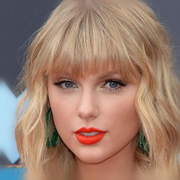
#> input picture docs/assets/v5_ear_source_example.png, 180 x 180 px
$ python render_v5_ear_detail_diagram.py
#> lines starting #> are read from the running program, lines starting #| are printed output that depends on the picture
"""Render the compact paper subfigure for the v5 earring recovery module."""

from math import atan2, cos, pi, sin
from pathlib import Path

from PIL import Image, ImageDraw, ImageFont, ImageOps

ROOT = Path(__file__).resolve().parents[1]
OUT = ROOT / "docs" / "assets" / "v5_ear_detail_restoration.png"
SOURCE = ROOT / "docs" / "assets" / "v5_ear_source_example.png"
S = 2
GREEN, DARK, MUTED, BLUE = "#147f5e", "#26353c", "#52636c", "#7a9fc4"


def f(size, bold=False):
    return ImageFont.truetype("arialbd.ttf" if bold else "arial.ttf", size * S)


def p(xy):
    return tuple(round(v * S) for v in xy)


def txt(d, xy, value, size=11, fill=DARK, bold=False, anchor=None):
    d.text(p(xy), value, font=f(size, bold), fill=fill, anchor=anchor)


def box(d, xy, fill, outline=None, width=1, radius=0):
    d.rounded_rectangle(p(xy), radius=radius * S, fill=fill, outline=outline, width=width * S)


def line(d, points, fill=GREEN, width=2, dash=None):
    points = [p(pt) for pt in points]
    if not dash:
        d.line(points, fill=fill, width=width * S, joint="curve")
        return
    for a, b in zip(points, points[1:]):
        dx, dy = b[0] - a[0], b[1] - a[1]
        length = (dx * dx + dy * dy) ** 0.5
        if length == 0:
            continue
        ux, uy, cur, i, draw = dx / length, dy / length, 0.0, 0, True
        while cur < length:
            nxt = min(length, cur + dash[i % len(dash)] * S)
            if draw:
                d.line(((round(a[0] + ux * cur), round(a[1] + uy * cur)),
                        (round(a[0] + ux * nxt), round(a[1] + uy * nxt))), fill=fill, width=width * S)
            cur, i, draw = nxt, i + 1, not draw


def arrow(d, points, fill=GREEN, width=2, dash=None):
    line(d, points, fill, width, dash)
    (x1, y1), (x2, y2) = points[-2], points[-1]
    angle, tip, h = atan2(y2 - y1, x2 - x1), p((x2, y2)), 7 * S
    d.polygon([tip,
               (round(tip[0] - h * cos(angle - pi / 6)), round(tip[1] - h * sin(angle - pi / 6))),
               (round(tip[0] - h * cos(angle + pi / 6)), round(tip[1] - h * sin(angle + pi / 6)))], fill=fill)


def photo(canvas, image, xy, opacity=1):
    x0, y0, x1, y1 = p(xy)
    crop = ImageOps.fit(image, (x1 - x0, y1 - y0), Image.Resampling.LANCZOS, centering=(0.5, 0.42))
    if opacity < 1:
        crop = Image.blend(Image.new("RGB", crop.size, "#fff"), crop, opacity)
    canvas.paste(crop, (x0, y0))


def circle(d, c, radius, fill="#fff", outline=GREEN, width=1):
    x, y = p(c)
    d.ellipse((x - radius * S, y - radius * S, x + radius * S, y + radius * S), fill=fill, outline=outline, width=width * S)


def plates(d, x, y, count=2, blue=False):
    colors = ("#a9c9ec", "#7397c2", "#dceafa") if blue else ("#a1d7b4", "#278664", "#d8f0e1")
    for i in range(count):
        xx, yy, height = x + 23 * i, y + 8 * i, 56 - 9 * i
        d.polygon([p(pt) for pt in [(xx, yy + 12), (xx + 12, yy), (xx + 12, yy + height), (xx, yy + height + 12)]], fill=colors[0], outline="#477766")
        d.polygon([p(pt) for pt in [(xx + 12, yy), (xx + 19, yy + 5), (xx + 19, yy + height + 5), (xx + 12, yy + height)]], fill=colors[1], outline="#477766")
        d.polygon([p(pt) for pt in [(xx, yy + 12), (xx + 12, yy), (xx + 19, yy + 5), (xx + 7, yy + 17)]], fill=colors[2], outline="#477766")


def fmap(d, x, y, width, height, blue=False):
    edge, pale, bar = ("#6b94bf", "#e6eef8", "#7ea7d3") if blue else (GREEN, "#e2f3e9", "#278664")
    box(d, (x, y, x + width, y + height), pale, edge, 1, 2)
    d.rectangle(p((x + 6, y + 6, x + 12, y + height - 6)), fill=bar)
    if width > 20:
        d.rectangle(p((x + 18, y + 6, x + 24, y + height - 18)), fill="#b1ceec" if blue else "#91d1a9")


def module(d, xy, heading, sub):
    box(d, xy, "#f5fbf8", GREEN, 1, 7)
    txt(d, (xy[0] + 20, xy[1] + 30), heading, 16, GREEN, True)
    txt(d, (xy[0] + 20, xy[1] + 50), sub, 11, MUTED)


def main():
    canvas = Image.new("RGB", (1200 * S, 500 * S), "#ffffff")
#> canvas: PIL image 2400x1000 RGB; every value is 255
    d = ImageDraw.Draw(canvas)
    source = Image.open(SOURCE).convert("RGB")
#> source is the input picture: PIL image 180x180 RGB; mean R, G, B 155.8, 125.7, 110.1
    txt(d, (24, 31), "v5. Anchor-constrained earring detail recovery", 18, DARK, True)
    txt(d, (1176, 29), "proposed: green   frozen StyleGAN2: blue", 9, "#6b7a82", False, "ra")
    line(d, [(24, 47), (1176, 47)], "#d6e0e3", 1)

    # Two inputs.
    txt(d, (66, 91), "Source I_s", 12, DARK, True, "ma")
    box(d, (22, 101, 110, 189), "#fff", "#33434b")
    photo(canvas, source, (26, 105, 106, 185))
#> in photo, `crop = ImageOps.fit(image, (x1 - x0, y1 - y0), Image.Resampling.LANCZO..`:
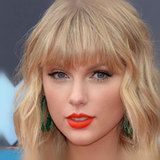
#> crop: PIL image 160x160 RGB; mean R, G, B 155.8, 125.7, 110.2
#> in photo, `canvas.paste(crop, (x0, y0))`:
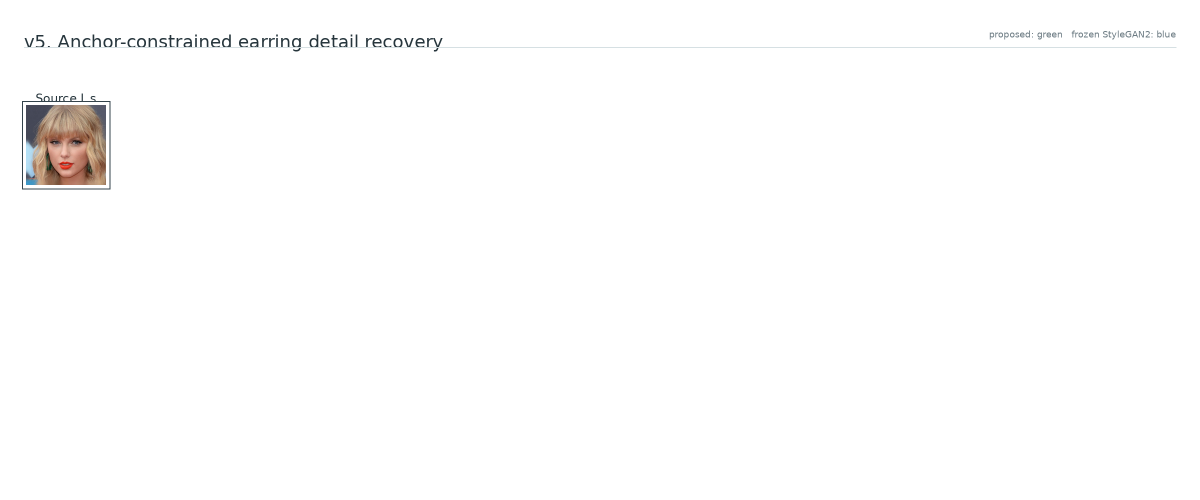
#> canvas: PIL image 2400x1000 RGB (shown at 1/2 size); mean R, G, B 253.1, 252.9, 252.8
    txt(d, (66, 292), "Blend I_b", 12, DARK, True, "ma")
    box(d, (22, 302, 110, 390), "#fff", "#33434b")
    photo(canvas, source, (26, 306, 106, 386), .6)
#> call 2 of photo, with xy = (26, 306, 106, 386), opacity = 0.6
#> in photo (call 2), `crop = Image.blend(Image.new("RGB", crop.size, "#fff"), crop, opacity)`:
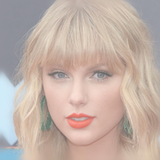
#> crop: PIL image 160x160 RGB; mean R, G, B 195.1, 177, 167.7
    txt(d, (66, 407), "preliminary blend", 9, "#6b7a82", False, "ma")

    # Anchor query.
    module(d, (140, 72, 390, 418), "Anchor-guided localization", "frozen parsing + visible ear")
    arrow(d, [(110, 145), (126, 145), (126, 166), (140, 166)], dash=(5, 4))
    arrow(d, [(110, 346), (126, 346), (126, 190), (140, 190)], dash=(5, 4))
    box(d, (160, 146, 207, 207), "#fff", GREEN, 1, 3)
    txt(d, (183, 166), "parsing", 9, MUTED, False, "ma")
    for x, y, color in [(168, 178, "#e5a27e"), (185, 178, "#76b7c0"), (168, 193, "#9bc98a"), (185, 193, "#ddc86d")]:
        d.rectangle(p((x, y, x + 11, y + 10)), fill=color)
    arrow(d, [(209, 177), (223, 177)])
    box(d, (226, 141, 367, 211), "#fff", GREEN, 1, 3)
    line(d, [(239, 196), (239, 173), (260, 154), (281, 150), (304, 158), (335, 174), (353, 196)], "#8d9ba1", 3)
    circle(d, (246, 193), 6, None, GREEN, 2); circle(d, (346, 193), 6, None, GREEN, 2)
    line(d, [(246, 199), (246, 205)], GREEN, 2); line(d, [(346, 199), (346, 205)], GREEN, 2)
    txt(d, (296, 230), "ear-lobe landmarks", 9, MUTED, False, "ma")
    arrow(d, [(296, 240), (296, 259)])
    fmap(d, 254, 262, 84, 63)
    line(d, [(265, 316), (274, 271), (284, 316), (302, 316), (314, 271), (327, 316)], GREEN, 4)
    txt(d, (296, 348), "ear query Q", 12, GREEN, True, "ma")
    txt(d, (160, 393), "spatially stable ear support", 9, "#6b7a82")

    # HF prior and dynamic mask.
    module(d, (415, 72, 735, 418), "Earring-aware prior", "high-frequency detail + dynamic mask")
    txt(d, (435, 151), "High-frequency extractor", 12, DARK, True)
    box(d, (435, 163, 470, 208), "#263338")
    photo(canvas, source, (439, 167, 466, 204))
#> call 3 of photo, with xy = (439, 167, 466, 204), opacity = 1
#> in photo (call 3), `crop = ImageOps.fit(image, (x1 - x0, y1 - y0), Image.Resampling.LANCZO..`:
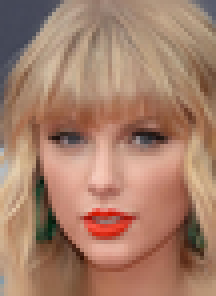
#> crop: PIL image 54x74 RGB (shown 4 times larger); mean R, G, B 165.9, 126.7, 106
#> in photo (call 3), `canvas.paste(crop, (x0, y0))`:
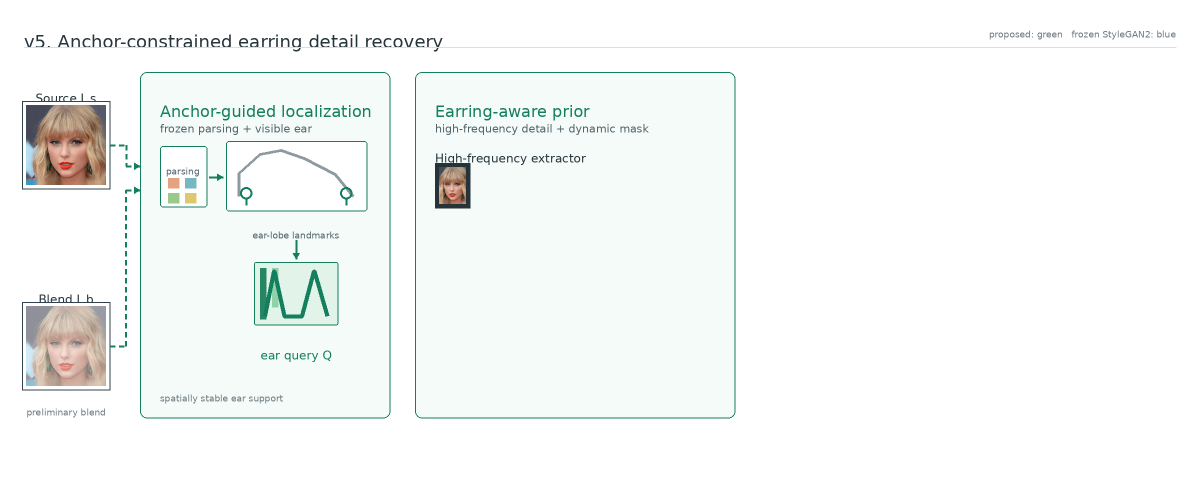
#> canvas: PIL image 2400x1000 RGB (shown at 1/2 size); mean R, G, B 245.7, 248.3, 246.7
    arrow(d, [(472, 185), (482, 185)]); circle(d, (496, 185), 13, "#f0f4de", "#849660"); txt(d, (496, 185), "G", 12, DARK, True, "mm")
    arrow(d, [(510, 185), (520, 185)]); circle(d, (535, 185), 13); txt(d, (535, 185), "-", 13, GREEN, True, "mm")
    arrow(d, [(549, 185), (559, 185)]); plates(d, 561, 168, 2)
    arrow(d, [(607, 185), (617, 185)]); fmap(d, 619, 163, 31, 45)
    txt(d, (635, 225), "P_HF", 12, GREEN, True, "ma")
    txt(d, (545, 241), "I_s - Gsigma(I_s), Conv 3x3", 9, "#6b7a82", False, "ma")
    line(d, [(435, 255), (714, 255)], "#cbded4", 1)
    txt(d, (435, 279), "Recall and fine-mask refinement", 12, DARK, True)
    box(d, (435, 292, 469, 341), "#20272a")
    line(d, [(441, 333), (447, 301), (453, 336), (460, 309), (466, 328)], "#f0a171", 2)
    arrow(d, [(471, 316), (481, 316)]); fmap(d, 484, 292, 32, 49)
    line(d, [(490, 332), (500, 300), (510, 332)], GREEN, 4); txt(d, (500, 358), "M_e", 11, GREEN, True, "ma")
    arrow(d, [(518, 316), (528, 316)]); plates(d, 530, 298, 3)
    arrow(d, [(598, 316), (608, 316)]); box(d, (610, 295, 638, 337), "#fff", GREEN); txt(d, (624, 316), "1x1", 8, GREEN, False, "mm")
    arrow(d, [(640, 316), (650, 316)]); fmap(d, 652, 295, 27, 42)
    line(d, [(658, 330), (665, 301), (673, 330)], GREEN, 3); txt(d, (665, 358), "M_f", 11, GREEN, True, "ma")
    txt(d, (567, 390), "edge / contrast recall; Conv 3x3 + SiLU; sigmoid", 8, "#6b7a82", False, "ma")
    arrow(d, [(338, 293), (400, 293), (400, 185), (415, 185)])
    arrow(d, [(338, 293), (400, 293), (400, 316), (415, 316)])

    # Brightness re-estimation.
    module(d, (755, 72, 930, 418), "Brightness", "re-estimator")
    txt(d, (842, 146), "P_HF, M_f, I_b, Q", 9, MUTED, False, "ma")
    plates(d, 776, 166, 2)
    arrow(d, [(825, 198), (834, 198)]); circle(d, (850, 198), 14); txt(d, (850, 198), "GAP", 8, MUTED, True, "mm")
    arrow(d, [(865, 198), (874, 198)]); box(d, (877, 174, 912, 192), "#fff", GREEN); box(d, (877, 205, 912, 223), "#fff", GREEN)
    txt(d, (894, 187), "FC g", 8, MUTED, False, "mm"); txt(d, (894, 218), "FC b", 8, MUTED, False, "mm")
    txt(d, (842, 270), "P'_HF = g P_HF + b", 12, GREEN, True, "ma")
    fmap(d, 826, 287, 33, 38)
    txt(d, (842, 351), "adapted P'_HF", 12, GREEN, True, "ma")
    arrow(d, [(650, 185), (755, 185)])
    arrow(d, [(679, 316), (720, 316), (720, 225), (755, 225)])

    # Frozen generator and compact shared HFDA.
    box(d, (950, 72, 1176, 418), "#f3f7fb", BLUE, 1, 7)
    txt(d, (970, 102), "Frozen StyleGAN2", 16, "#5c7e9e", True)
    txt(d, (970, 122), "two-scale detail injection", 11, MUTED)
    box(d, (970, 143, 1156, 227), "#fff", GREEN, 1, 4)
    txt(d, (984, 165), "shared HFDA", 12, GREEN, True)
    box(d, (984, 177, 1011, 208), "#fff", GREEN); txt(d, (997, 197), "1x1", 8, GREEN, False, "mm")
    arrow(d, [(1013, 192), (1020, 192)]); circle(d, (1032, 192), 11); txt(d, (1032, 192), "||", 11, DARK, True, "mm")
    arrow(d, [(1044, 192), (1051, 192)]); box(d, (1053, 177, 1084, 208), "#fff", GREEN); txt(d, (1068, 189), "3x3", 8, GREEN, False, "mm"); txt(d, (1068, 202), "1x1", 8, GREEN, False, "mm")
    arrow(d, [(1086, 192), (1093, 192)]); txt(d, (1118, 196), "M_f x dF", 9, GREEN, True, "ma")
    arrow(d, [(930, 306), (950, 306), (950, 192), (970, 192)])
    txt(d, (1062, 248), "shared residuals at 64^2 and 128^2", 8, "#6b7a82", False, "ma")
    box(d, (967, 278, 998, 316), "#fff", BLUE); txt(d, (982, 294), "F64", 8, DARK, False, "ma"); txt(d, (982, 306), "64^2", 8, MUTED, False, "ma")
    arrow(d, [(999, 297), (1006, 297)], "#6c8194"); circle(d, (1020, 297), 12, "#fff", GREEN, 2); txt(d, (1020, 297), "+", 14, GREEN, True, "mm")
    arrow(d, [(1033, 297), (1040, 297)], "#6c8194"); plates(d, 1042, 279, 2, True); txt(d, (1066, 345), "G5", 9, MUTED, False, "ma")
    arrow(d, [(1091, 297), (1098, 297)], "#6c8194"); fmap(d, 1100, 278, 31, 38, True); txt(d, (1115, 332), "F128", 8, MUTED, False, "ma")
    arrow(d, [(1132, 297), (1139, 297)], "#6c8194"); circle(d, (1152, 297), 12, "#fff", GREEN, 2); txt(d, (1152, 297), "+", 14, GREEN, True, "mm")
    txt(d, (1170, 317), "G6-8", 8, MUTED)
    arrow(d, [(1020, 227), (1020, 284)])
    arrow(d, [(1152, 227), (1152, 284)])
    txt(d, (1020, 270), "@64^2", 8, "#6b7a82", False, "ma"); txt(d, (1152, 270), "@128^2", 8, "#6b7a82", False, "ma")
    txt(d, (970, 391), "F' = F + M_f x dF", 9, "#6b7a82")
    txt(d, (1176, 460), "Anchor -> high-frequency prior / fine mask -> brightness adaptation -> shared two-scale HFDA", 9, "#6b7a82", False, "ra")
    canvas.save(OUT, quality=100)
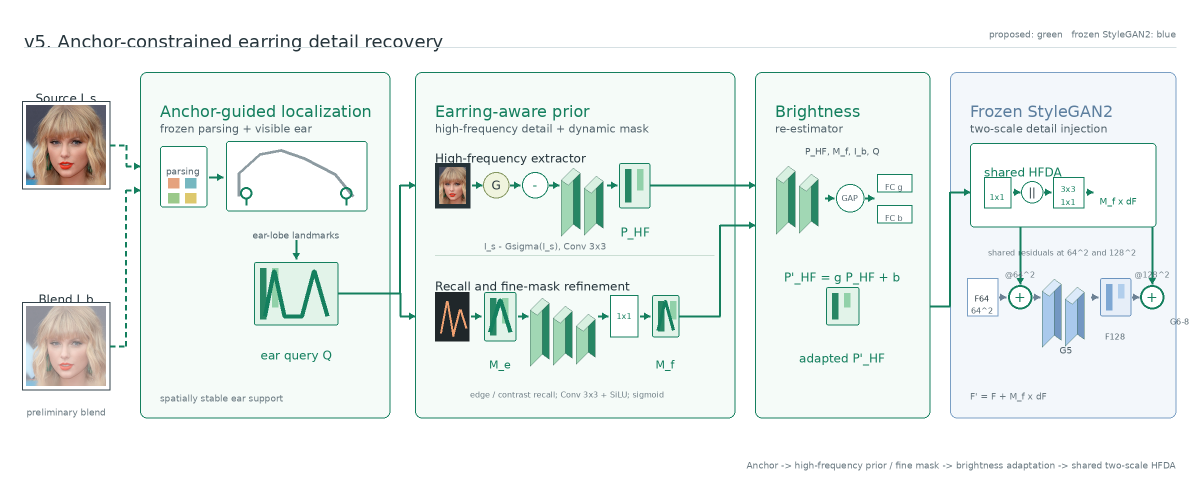
#> saved as v5_ear_detail_restoration.png: PIL image 2400x1000 RGB (shown at 1/2 size); mean R, G, B 236.9, 242.7, 240.7
    print(OUT)


if __name__ == "__main__":
    main()
